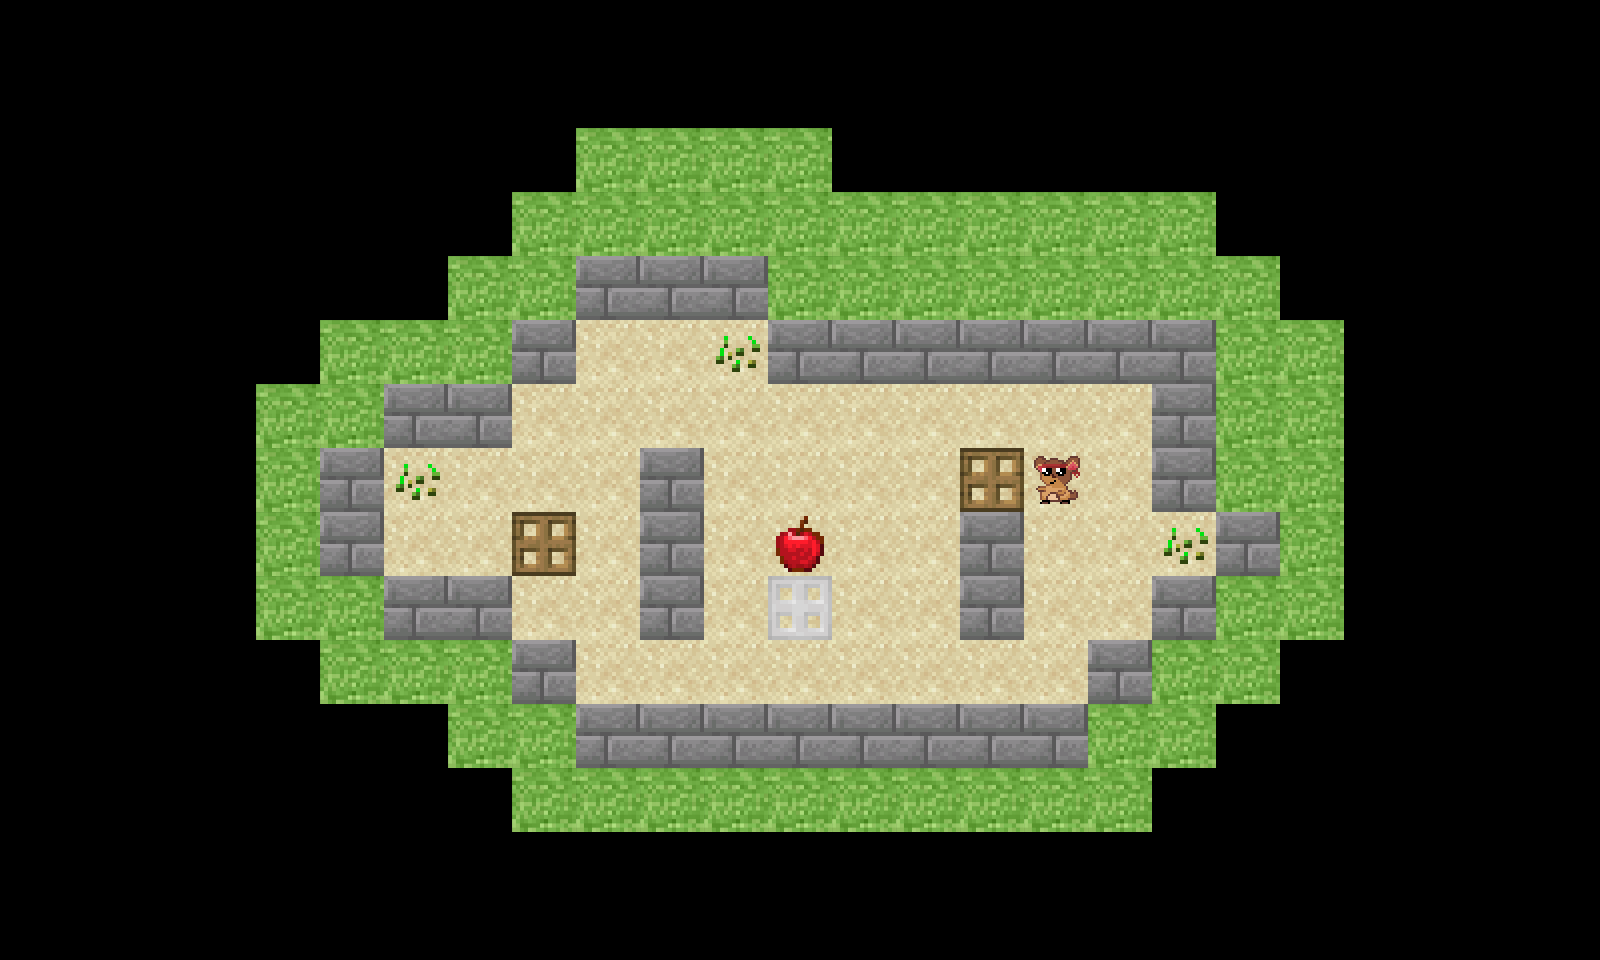

Rendered tile map (Tiled .tmx) drawn with the repository's tilesets; below, a short description and the full map source, tile grids included:
An orthogonal 25x15 tile map with 64x64 px tiles, 2 tile layers (staticMap, specials).

<map version="1.5" tiledversion="1.6.0" orientation="orthogonal" renderorder="right-down" width="25" height="15" tilewidth="64" tileheight="64" infinite="0" nextlayerid="3" nextobjectid="1">
 <tileset firstgid="1" source="tiles.tsx" />
 <layer id="1" name="staticMap" width="25" height="15">
  <data encoding="csv">
0,0,0,0,0,0,0,0,0,0,0,0,0,0,0,0,0,0,0,0,0,0,0,0,0,
0,0,0,0,0,0,0,0,0,0,0,0,0,0,0,0,0,0,0,0,0,0,0,0,0,
0,0,0,0,0,0,0,0,0,6,6,6,6,0,0,0,0,0,0,0,0,0,0,0,0,
0,0,0,0,0,0,0,0,6,6,6,6,6,6,6,6,6,6,6,0,0,0,0,0,0,
0,0,0,0,0,0,0,6,6,0,0,0,6,6,6,6,6,6,6,6,0,0,0,0,0,
0,0,0,0,0,6,6,6,0,5,5,5,0,0,0,0,0,0,0,6,6,0,0,0,0,
0,0,0,0,6,6,0,0,5,5,5,5,5,5,5,5,5,5,0,6,6,0,0,0,0,
0,0,0,0,6,0,5,5,5,5,0,5,5,5,5,5,5,5,0,6,6,0,0,0,0,
0,0,0,0,6,0,5,5,5,5,0,5,5,5,5,0,5,5,5,0,6,0,0,0,0,
0,0,0,0,6,6,0,0,5,5,0,5,5,5,5,0,5,5,0,6,6,0,0,0,0,
0,0,0,0,0,6,6,6,0,5,5,5,5,5,5,5,5,0,6,6,0,0,0,0,0,
0,0,0,0,0,0,0,6,6,0,0,0,0,0,0,0,0,6,6,0,0,0,0,0,0,
0,0,0,0,0,0,0,0,6,6,6,6,6,6,6,6,6,6,0,0,0,0,0,0,0,
0,0,0,0,0,0,0,0,0,0,0,0,0,0,0,0,0,0,0,0,0,0,0,0,0,
0,0,0,0,0,0,0,0,0,0,0,0,0,0,0,0,0,0,0,0,0,0,0,0,0
</data>
 </layer>
 <layer id="2" name="specials" width="25" height="15">
  <data encoding="csv">
0,0,0,0,0,0,0,0,0,0,0,0,0,0,0,0,0,0,0,0,0,0,0,0,0,
0,0,0,0,0,0,0,0,0,0,0,0,0,0,0,0,0,0,0,0,0,0,0,0,0,
0,0,0,0,0,0,0,0,0,0,0,0,0,0,0,0,0,0,0,0,0,0,0,0,0,
0,0,0,0,0,0,0,0,0,0,0,0,0,0,0,0,0,0,0,0,0,0,0,0,0,
0,0,0,0,0,0,0,0,0,1,1,1,0,0,0,0,0,0,0,0,0,0,0,0,0,
0,0,0,0,0,0,0,0,1,0,0,2,1,1,1,1,1,1,1,0,0,0,0,0,0,
0,0,0,0,0,0,1,1,0,0,0,0,0,0,0,0,0,0,1,0,0,0,0,0,0,
0,0,0,0,0,1,2,0,0,0,1,0,0,0,0,7,8,0,1,0,0,0,0,0,0,
0,0,0,0,0,1,0,0,7,0,1,0,10,0,0,1,0,0,2,1,0,0,0,0,0,
0,0,0,0,0,0,1,1,0,0,1,0,9,0,0,1,0,0,1,0,0,0,0,0,0,
0,0,0,0,0,0,0,0,1,0,0,0,0,0,0,0,0,1,0,0,0,0,0,0,0,
0,0,0,0,0,0,0,0,0,1,1,1,1,1,1,1,1,0,0,0,0,0,0,0,0,
0,0,0,0,0,0,0,0,0,0,0,0,0,0,0,0,0,0,0,0,0,0,0,0,0,
0,0,0,0,0,0,0,0,0,0,0,0,0,0,0,0,0,0,0,0,0,0,0,0,0,
0,0,0,0,0,0,0,0,0,0,0,0,0,0,0,0,0,0,0,0,0,0,0,0,0
</data>
 </layer>
</map>